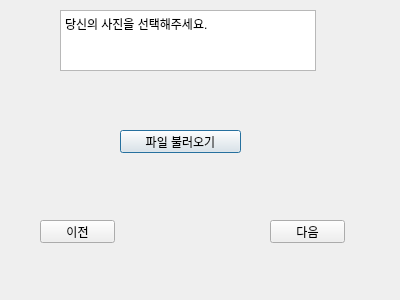
<?xml version="1.0" encoding="UTF-8"?>
<ui version="4.0">
 <class>Dialog</class>
 <widget class="QDialog" name="Dialog">
  <property name="geometry">
   <rect>
    <x>0</x>
    <y>0</y>
    <width>400</width>
    <height>300</height>
   </rect>
  </property>
  <property name="windowTitle">
   <string>Dialog</string>
  </property>
  <widget class="QTextBrowser" name="textBrowser">
   <property name="geometry">
    <rect>
     <x>60</x>
     <y>10</y>
     <width>256</width>
     <height>61</height>
    </rect>
   </property>
   <property name="html">
    <string>&lt;!DOCTYPE HTML PUBLIC &quot;-//W3C//DTD HTML 4.0//EN&quot; &quot;http://www.w3.org/TR/REC-html40/strict.dtd&quot;&gt;
&lt;html&gt;&lt;head&gt;&lt;meta name=&quot;qrichtext&quot; content=&quot;1&quot; /&gt;&lt;style type=&quot;text/css&quot;&gt;
p, li { white-space: pre-wrap; }
&lt;/style&gt;&lt;/head&gt;&lt;body style=&quot; font-family:'Gulim'; font-size:9pt; font-weight:400; font-style:normal;&quot;&gt;
&lt;p style=&quot; margin-top:0px; margin-bottom:0px; margin-left:0px; margin-right:0px; -qt-block-indent:0; text-indent:0px;&quot;&gt;당신의 사진을 선택해주세요.&lt;/p&gt;&lt;/body&gt;&lt;/html&gt;</string>
   </property>
  </widget>
  <widget class="QPushButton" name="pushButton">
   <property name="geometry">
    <rect>
     <x>120</x>
     <y>130</y>
     <width>121</width>
     <height>23</height>
    </rect>
   </property>
   <property name="text">
    <string>파일 불러오기</string>
   </property>
  </widget>
  <widget class="QPushButton" name="pushButton_2">
   <property name="geometry">
    <rect>
     <x>270</x>
     <y>220</y>
     <width>75</width>
     <height>23</height>
    </rect>
   </property>
   <property name="text">
    <string>다음</string>
   </property>
  </widget>
  <widget class="QPushButton" name="pushButton_3">
   <property name="geometry">
    <rect>
     <x>40</x>
     <y>220</y>
     <width>75</width>
     <height>23</height>
    </rect>
   </property>
   <property name="text">
    <string>이전</string>
   </property>
  </widget>
  <widget class="QLabel" name="label">
   <property name="geometry">
    <rect>
     <x>150</x>
     <y>180</y>
     <width>56</width>
     <height>12</height>
    </rect>
   </property>
   <property name="text">
    <string/>
   </property>
  </widget>
 </widget>
 <resources/>
 <connections/>
</ui>
